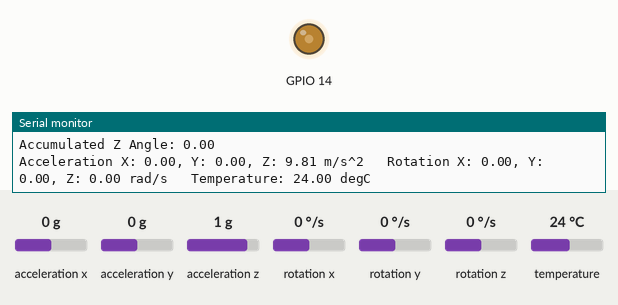
Simulated run of this program. Board: ESP32. Parts: output pins drawn as LEDs (lit = HIGH), the last lines printed to the serial monitor. The test bench sets the inputs (shaded band); at power-on: rotation z 0 °/s, acceleration x 0 g, acceleration y 0 g, acceleration z 1 g, rotation x 0 °/s, rotation y 0 °/s, temperature 24 °C. Pins used as bus, display or sensor lines are not drawn.

Above: at 1.4 s.
1.5 s: rotation z set to 54 °/s
4.5 s: rotation z set to 66 °/s
At 5.6 s:
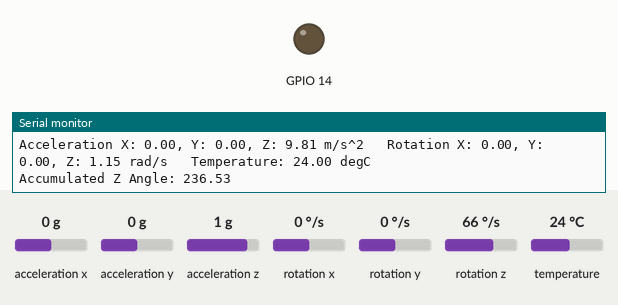
7.5 s: rotation z set to -57 °/s
10.5 s: rotation z set to -68 °/s
12.2 s: rotation z set to 31 °/s
15.2 s: rotation z set to 38 °/s
Timing chart, 0 to 17.9 s (numbered marks = the images above; inputs shaded):
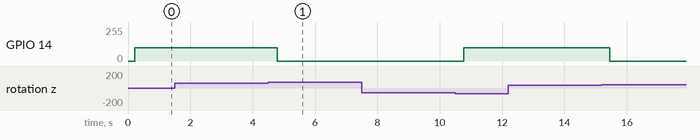

The program:

main.cpp
```cpp
#include <Arduino.h>
// Basic demo for accelerometer readings from Adafruit MPU6050

#include <Adafruit_MPU6050.h>
#include <Adafruit_Sensor.h>

Adafruit_MPU6050 mpu;

const unsigned int ADC_1_CS = 2;
const unsigned int ADC_2_CS = 17;

float angle_z = 0;  // Store the accumulated rotation angle
unsigned long previous_time = 0;

void setup(void) {
  // Stop the right motor by setting pin 14 low
  pinMode(14, OUTPUT);
  digitalWrite(14, LOW);
  delay(100);

  Serial.begin(115200);
  while (!Serial)
    delay(10); // will pause Zero, Leonardo, etc until serial console opens

  Serial.println("Adafruit MPU6050 test!");

  pinMode(ADC_1_CS, OUTPUT);
  pinMode(ADC_2_CS, OUTPUT);

  digitalWrite(ADC_1_CS, HIGH);
  digitalWrite(ADC_2_CS, HIGH);

  // Try to initialize MPU6050!
  if (!mpu.begin()) {
    Serial.println("Failed to find MPU6050 chip");
    while (1) {
      delay(10);
    }
  }
  Serial.println("MPU6050 Found!");

  mpu.setAccelerometerRange(MPU6050_RANGE_8_G);
  mpu.setGyroRange(MPU6050_RANGE_500_DEG);
  mpu.setFilterBandwidth(MPU6050_BAND_21_HZ);

  Serial.println("");
  delay(100);

  previous_time = millis();  // Record the initial time
}

void loop() {

  /* Get new sensor events with the readings */
  sensors_event_t a, g, temp;
  mpu.getEvent(&a, &g, &temp);

  /* Print out the sensor values */
  Serial.print("Acceleration X: ");
  Serial.print(a.acceleration.x);
  Serial.print(", Y: ");
  Serial.print(a.acceleration.y);
  Serial.print(", Z: ");
  Serial.print(a.acceleration.z);
  Serial.print(" m/s^2 \t");

  Serial.print("Rotation X: ");
  Serial.print(g.gyro.x);
  Serial.print(", Y: ");
  Serial.print(g.gyro.y);
  Serial.print(", Z: ");
  Serial.print(g.gyro.z);
  Serial.print(" rad/s \t");

  Serial.print("Temperature: ");
  Serial.print(temp.temperature);
  Serial.println(" degC");

  // Calculate elapsed time
  unsigned long current_time = millis();
  float time_diff = (current_time - previous_time) / 1000.0;  // Convert to seconds
  previous_time = current_time;

  // Integrate the angular velocity (gyroscope Z-axis) to get angle in degrees
  angle_z += g.gyro.z * time_diff * (180 / PI);  // rad/s to degrees

  Serial.print("Accumulated Z Angle: ");
  Serial.println(angle_z);

  // Rotate motor 90 degrees
  if (angle_z < 90) {
    analogWrite(14, 100);
  } else if (angle_z < 180) {
    analogWrite(14, 100);  // Keep moving until 180 degrees
  } else {
    analogWrite(14, 0);  // Stop motor after 180 degrees
  }

  delay(100);
}
```

Measured:
- the behaviour switches between 59 and 60 °/s on rotation z (found by bisection; images 0 and 1)
